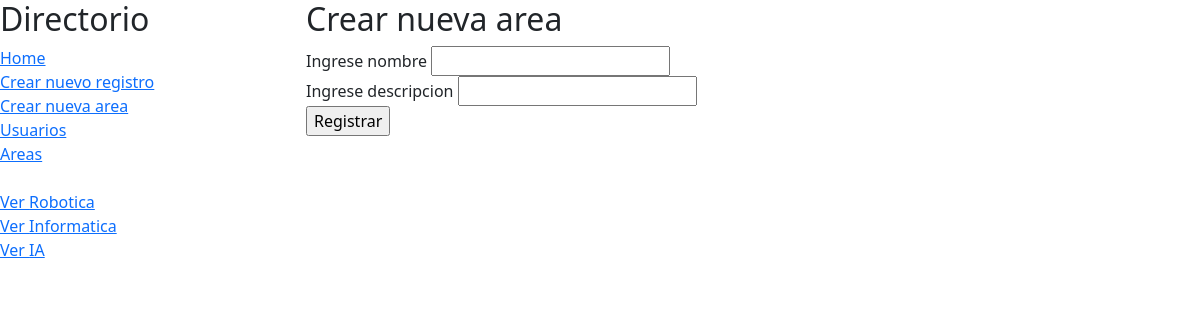
The page /app2/nuevaArea on the database its author committed.
### app2/models.py (models this page shows)
class area(models.Model):
    nombreArea = models.CharField(max_length=32, null=True, blank=True)
    descripcionArea = models.CharField(max_length=256, null=True, blank=True)

### app2/views.py (the view, shortened to what this page needs)
# urls.py: path('nuevaArea',views.nuevaArea,name='nuevaArea'),
def nuevaArea(request):
    return render(request,'nuevaArea.html',{
        'areasSistema':area.objects.all()
    })

### app2/templates/nuevaArea.html (shortened to what this page needs)
{% extends "layout.html" %}
{% block contenido %}
<h2>Crear nueva area</h2>
<form class="row" method="post" action="{% url 'app2:nuevaArea' %}">
    <div>
        <label>Ingrese nombre</label>
        <input type="text" name="nombreDireccion">
    </div>
    <div>
        <label>Ingrese descripcion</label>
        <input type="text" name="descripcionDireccion">
    </div>
    <div>
        <input type="submit" value="Registrar">
    </div>
</form>
{% endblock %}

### app2/templates/layout.html (shortened to what this page needs)
<!DOCTYPE html>
<html>
    <head>
        <link href="https://cdn.jsdelivr.net/npm/bootstrap@5.3.0/dist/css/bootstrap.min.css" rel="stylesheet">
        <link rel="stylesheet" href="https://cdnjs.cloudflare.com/ajax/libs/font-awesome/6.3.0/css/all.min.css" />
    </head>
    <body>
        <div class="row">
            <div class="col-3">
                <h2>Directorio</h2>
                <div>
                    <a href="{% url 'app2:inicio' %}">Home</a>
                </div>
                <div>
                    <a href="{% url 'app2:nuevoRegistro' %}">Crear nuevo registro</a>
                </div>
                <div>
                    <a href="{% url 'app2:nuevaArea' %}">Crear nueva area</a>
                </div>
                <div>
                    <a href="{% url 'app2:usuarios' %}">Usuarios</a>
                </div>
                <div>
                    <a href="{% url 'app2:areas' %}">Areas</a>
                </div>
                <br>
                {% for areaInfo in areasSistema %}
                <div>
                    <a href="{% url 'app2:verArea' areaInfo.id %}">Ver {{ areaInfo.nombreArea }}</a>
                </div>
                {% endfor %}
            </div>
            <div class="col-9">
                {% block contenido %}
                {% endblock %}
            </div>
        </div>
    </body>
</html>

### rows shown on the page
area: nombreArea "Robotica"
area: nombreArea "Informatica"
area: nombreArea "IA"
